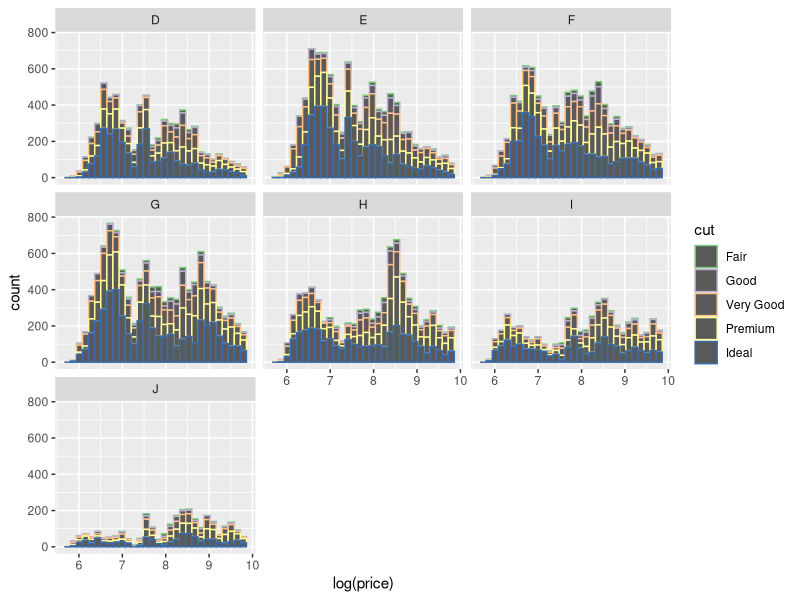

Write the R code that produced this figure.
## ---- chunk 1
setwd("~/Desktop/Nanodegrees/Data Analyst/Task 4/Data Analysis with R/Explore Two Variables/Files/")
library(ggplot2)
data(diamonds) # loads the diamonds data set since it comes with the ggplot package 
summary(diamonds)

table(diamonds$cut)

ggplot(aes(x = log(price)), 
       data=diamonds) + 
  geom_histogram(aes(color=cut)) +
  facet_wrap(~color) +
  scale_colour_brewer(type = 'qual')

